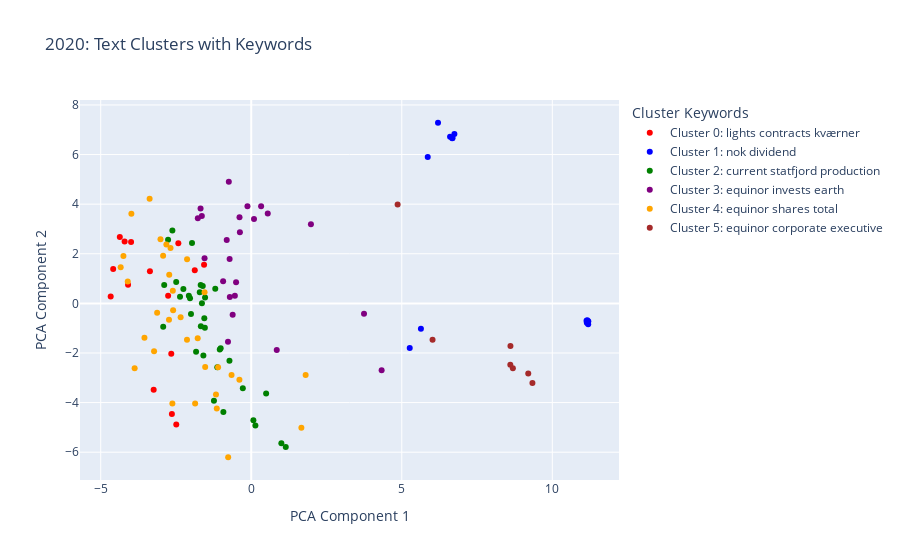

This figure's notebook cell:
### Code cell
plot_clusters("2020",clusters_2020, cluster_assignment_2020,keywords_2020)
